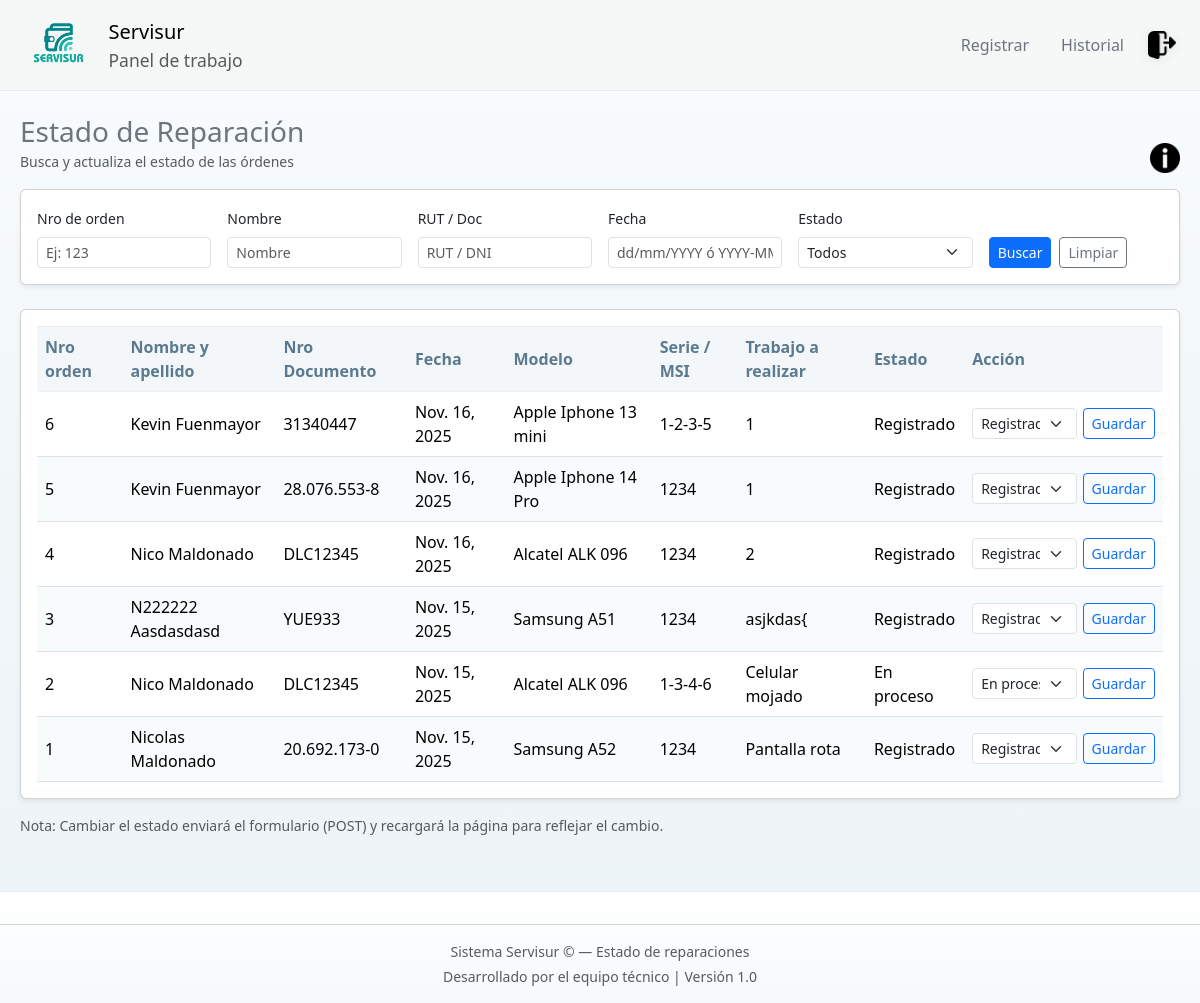
/estado/ (signed in), run on an earlier commit of the app's database.
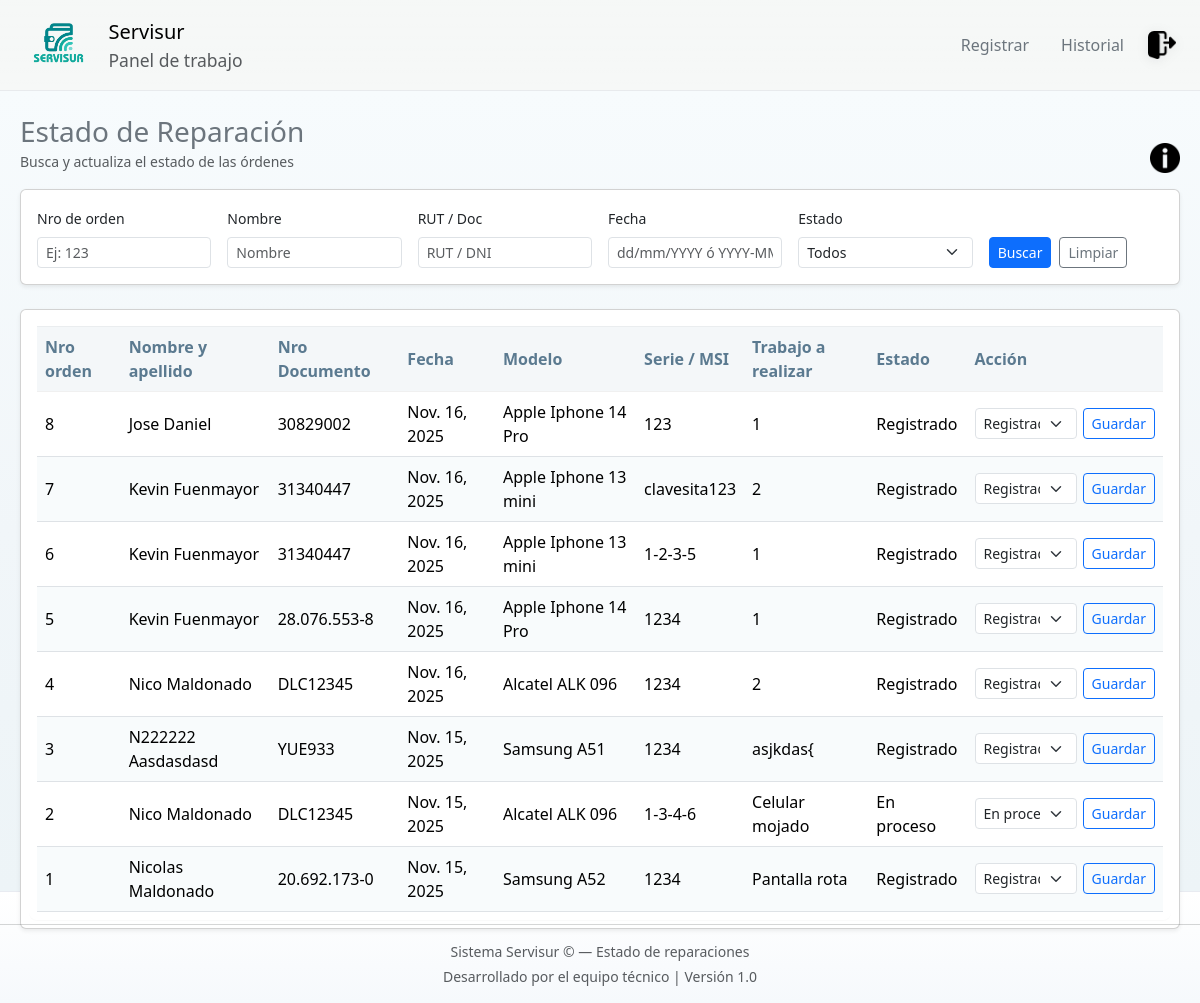
And on a later commit of the database.
### Base_Datos/models.py (models this page shows, shortened)
class Pedido(models.Model):
    ESTADOS = [
        ('REG', 'Registrado'),
        ('PRO', 'En proceso'),
        ('TER', 'Terminado'),
    ]
    N_Orden = models.AutoField(primary_key=True)
    Fecha = models.DateField()
    Coste = models.PositiveIntegerField()
    Abono = models.PositiveIntegerField()
    Restante = models.PositiveIntegerField(editable=False)
    Dispositivo = models.ForeignKey(Dispositivo, on_delete=models.SET_NULL, null=True, related_name="pedidos")
    Activo = models.BooleanField(default=True)
    Estado = models.CharField(max_length=3, choices=ESTADOS, default='REG')
    Observaciones = models.TextField(blank=True, null=True)
    Tipo_de_falla = models.ForeignKey(Tipo_Falla, on_delete=models.SET_NULL, null=True, related_name="pedidos")
    class Meta:
        verbose_name_plural = "Pedidos"

class Dispositivo(models.Model):
    PATRON_MATRIZ = [
        [1, 2, 3],
        [4, 5, 6],
        [7, 8, 9],
    ]
    METODOS_CHOICES = [
        ('PIN', 'PIN'),
        ('PASS', 'Contraseña'),
        ('PATRON', 'Patrón (matriz 3x3)'),
    ]
    modelo = models.ForeignKey(Modelo, on_delete=models.SET_NULL, null=True, related_name="dispositivos")
    Activo = models.BooleanField(default=True)
    rut = models.ForeignKey(Cliente, on_delete=models.SET_NULL, null=True, related_name="dispositivos")
    Metodo_Bloqueo = models.CharField(max_length=6, choices=METODOS_CHOICES, default='PASS')
    Codigo_Bloqueo = models.CharField(max_length=50, blank=True)
    class Meta:
        verbose_name_plural = "Dispositivos"

class Cliente(models.Model):
    ORIGEN_CHOICES = [
        ('NAC', 'Nacional'),
        ('EXT', 'Extranjero'),
    ]
    Origen = models.CharField(max_length=3, choices=ORIGEN_CHOICES, default='NAC')
    Nombre = models.CharField(max_length=20)
    Apellido = models.CharField(max_length=20)
    Numero_telefono = models.CharField(max_length=15, null=True, blank=True)
    Rut = models.CharField(max_length=50, null=True, blank=True)
    DocumentoExtranjero = models.CharField(max_length=50, null=True, blank=True)
    Activo = models.BooleanField(default=True)

class Modelo(models.Model):
    Modelo = models.CharField(max_length=50)
    Marca = models.ForeignKey(Marca, on_delete=models.CASCADE, related_name="modelos")
    class Meta:
        verbose_name_plural = "Modelos"
        constraints = [
            UniqueConstraint(Lower('Modelo'), 'Marca', name='unique_modelo_por_marca_ci')
        ]

class Marca(models.Model):
    Marca = models.CharField(max_length=100)
    class Meta:
        constraints = [
            UniqueConstraint(Lower('Marca'), name='unique_marca_ci')
        ]

class Tipo_Falla(models.Model):
    Falla = models.CharField(max_length=100, unique=True)

### Base_Datos/views.py (the view, shortened to what this page needs)
# urls.py: path('estado/', views.estado_reparacion_view, name='estado_reparacion'),
@login_required
@require_http_methods(["GET", "POST"])
def estado_reparacion_view(request):
    qs = Pedido.objects.select_related('Dispositivo__rut', 'Dispositivo__modelo__Marca').filter(Activo=True)
    orden = request.GET.get('orden', '').strip()
    fecha = request.GET.get('fecha', '').strip()
    doc = request.GET.get('doc', '').strip()
    nombre = request.GET.get('nombre', '').strip()
    estado = request.GET.get('estado', '').strip()
    if orden:
        if orden.isdigit():
            qs = qs.filter(N_Orden=int(orden))
        else:
            qs = qs.filter(N_Orden__icontains=orden)
    if doc:
        qs = qs.filter(
            models.Q(Dispositivo__rut__Rut__icontains=doc) |
            models.Q(Dispositivo__rut__DocumentoExtranjero__icontains=doc)
        )
    if nombre:
        qs = qs.filter(
            models.Q(Dispositivo__rut__Nombre__icontains=nombre) |
            models.Q(Dispositivo__rut__Apellido__icontains=nombre)
        )
    if estado:
        qs = qs.filter(Estado=estado)
    qs = qs.order_by('-Fecha', '-N_Orden')[:500]
    context = {
        'pedidos': qs,
        'filtros': {'orden': orden, 'fecha': fecha, 'doc': doc, 'nombre': nombre, 'estado': estado},
        'estado_choices': Pedido.ESTADOS,
    }
    return render(request, 'base_datos/Estado_reparacion.html', context)

### Base_Datos/templates/base_datos/Estado_reparacion.html (shortened to what this page needs)
{% extends "base_datos/base.html" %}
{% load static %}
{% block content %}
<link rel="stylesheet" href="{% static 'css/panel.css' %}">
<link href="https://cdn.jsdelivr.net/npm/bootstrap@5.3.3/dist/css/bootstrap.min.css" rel="stylesheet">
<div class="estado-page py-4">
  <div class="d-flex align-items-center justify-content-between mb-3">
    <div>
      <h3 class="mb-0 text-secondary"> Estado de Reparación</h3>
      <small class="text-muted">Busca y actualiza el estado de las órdenes</small>
    </div>
    <div>
       <div class="container mt-3">
<button type="button" class="btn btn-circle" data-bs-toggle="modal" data-bs-target="#myModal">
  <img src="{% static 'img/Er.png' %}" class="info-img">
</button>
</div>
    </div>
  </div>
  <form id="filtroForm" class="card mb-4 p-3 shadow-sm filtro-card" method="get" action="">
    <div class="row g-3">
      <div class="col-md-2">
        <label class="form-label small">Nro de orden</label>
        <input name="orden" id="f_orden" type="text" class="form-control form-control-sm" placeholder="Ej: 123" value="{{ filtros.orden }}">
      </div>
      <div class="col-md-2">
        <label class="form-label small">Nombre</label>
        <input name="nombre" id="f_nombre" type="text" class="form-control form-control-sm" placeholder="Nombre" value="{{ filtros.nombre }}">
      </div>
      <div class="col-md-2">
        <label class="form-label small">RUT / Doc</label>
        <input name="doc" id="f_doc" type="text" class="form-control form-control-sm" placeholder="RUT / DNI" value="{{ filtros.doc }}">
      </div>
      <div class="col-md-2">
        <label class="form-label small">Fecha</label>
        <input name="fecha" id="f_fecha" type="text" class="form-control form-control-sm" placeholder="dd/mm/YYYY ó YYYY-MM-DD" value="{{ filtros.fecha }}">
      </div>
      <div class="col-md-2">
        <label class="form-label small">Estado</label>
        <select name="estado" id="f_estado" class="form-select form-select-sm">
          <option value="">Todos</option>
        </select>
      </div>
      <div class="col-md-2 d-flex align-items-end">
        <button type="submit" class="btn btn-primary btn-sm me-2">Buscar</button>
        <a href="{% url 'estado_reparacion' %}" class="btn btn-outline-secondary btn-sm">Limpiar</a>
      </div>
    </div>
  </form>
  <div class="card shadow-sm p-2 tabla-card">
    <div class="table-responsive">
      <table id="tablaPedidos" class="table table-hover align-middle mb-0">
        <thead class="table-header">
          <tr>
            <th>Nro orden</th>
            <th>Nombre y apellido</th>
            <th>Nro Documento</th>
            <th>Fecha</th>
            <th>Modelo</th>
            <th>Serie / MSI</th>
            <th>Trabajo a realizar</th>
            <th>Estado</th>
            <th style="min-width:170px">Acción</th>
          </tr>
        </thead>
        <tbody>
          {% if pedidos %}
            {% for p in pedidos %}
              <tr data-orden="{{ p.N_Orden }}" data-estado="{{ p.Estado }}">
                <td class="td-orden">{{ p.N_Orden }}</td>
                <td class="td-nombre">
                  {% if p.Dispositivo and p.Dispositivo.rut %}
                    {{ p.Dispositivo.rut.Nombre }} {{ p.Dispositivo.rut.Apellido }}
                  {% else %}-{% endif %}
                </td>
                <td class="td-rut">
                  {% if p.Dispositivo and p.Dispositivo.rut %}
                  {% if p.Dispositivo.rut.Origen == "NAC" %}
                  {{ p.Dispositivo.rut.Rut }}
                  {% else %}
                  {{ p.Dispositivo.rut.DocumentoExtranjero }}
                  {% endif %}
                  {% else %}-{% endif %}
                </td>
                <td class="td-fecha">{{ p.Fecha }}</td>
                <td class="td-modelo">
                  {% if p.Dispositivo and p.Dispositivo.modelo %}
                    {{ p.Dispositivo.modelo.Marca.Marca }} {{ p.Dispositivo.modelo.Modelo }}
                  {% else %}-{% endif %}
                </td>
                <td class="td-serie">{{ p.Dispositivo.Codigo_Bloqueo|default:"-" }}</td>
                <td class="td-trabajo">{% if p.Tipo_de_falla %}{{ p.Tipo_de_falla.Falla }}{% else %}-{% endif %}</td>
                <td class="td-estado">
                  {% for code,label in estado_choices %}
                    {% if p.Estado == code %}{{ label }}{% endif %}
                  {% endfor %}
                </td>
                <td>
                  <form method="post" class="d-flex align-items-center" style="gap:6px;">
                    <select name="nuevo_estado" class="form-select form-select-sm">
                      {% for code,label in estado_choices %}
                        <option value="{{ code }}" {% if p.Estado == code %}selected{% endif %}>{{ label }}</option>
                      {% endfor %}
                    </select>
                    <button type="submit" class="btn btn-sm btn-outline-primary">Guardar</button>
                  </form>
                </td>
              </tr>
            {% endfor %}
          {% else %}
            <tr><td colspan="9" class="text-center text-muted">No hay registros que mostrar.</td></tr>
          {% endif %}
        </tbody>
      </table>
    </div>
  </div>
  <div class="mt-3 text-muted small">Nota: Cambiar el estado enviará el formulario (POST) y recargará la página para reflejar el cambio.</div>
</div>
<footer class="mt-auto text-center small text-muted">
  <hr />
  <p class="mb-1">Sistema Servisur &copy; {{ now|date:"Y" }} — Estado de reparaciones</p>
  <p class="mb-0">Desarrollado por el equipo técnico | Versión 1.0</p>
</footer>
{% endblock %}

### Base_Datos/templates/base_datos/base.html (shortened to what this page needs)
<!DOCTYPE html>
<html lang="es">
  <head>
    {% load static %}
    <link
      href="https://cdn.jsdelivr.net/npm/bootstrap@5.3.0/dist/css/bootstrap.min.css"
      rel="stylesheet"
    />
    <link
      href="https://cdn.jsdelivr.net/npm/bootstrap-icons@1.10.5/font/bootstrap-icons.css"
      rel="stylesheet"
    />
    <link rel="stylesheet" href="{% static 'css/panel.css' %}" />
  </head>
  <body>
    <nav class="navbar navbar-expand-lg header-custom px-4">
      <a class="navbar-brand d-flex align-items-center gap-3" href="/">
        <img
          src="{% static 'logo_servisur1.png' %}"
          alt="Servisur"
          height="64"
          class="header-logo"
        />
        <div class="d-none d-sm-block">
          <span class="h5 mb-0">Servisur</span>
          <small class="d-block text-muted">Panel de trabajo</small>
        </div>
      </a>
      <div class="ms-auto d-flex align-items-center gap-3">
        <a
          href="{% url 'registrar_reparacion' %}"
          class="nav-link medium text-secondary"
          >Registrar</a
        >
        <a
          href="{% url 'consultar_historial' %}"
          class="nav-link medium text-secondary"
          >Historial</a
        >
        <a href="{% url 'logout' %}" class="btn-logout" title="Cerrar sesión">
          <img
            src="{% static 'Log_out.png' %}"
            alt="Cerrar sesión"
            height="28"
          />
        </a>
      </div>
    </nav>
    {% block content %}{% endblock %}
  </body>
</html>

### static/css/panel.css (style rules this page uses)
html, body { height: 100%; }
body { display: flex; flex-direction: column; background: linear-gradient(180deg, var(--bg-1), var(--bg-2)); color: #0f1724; font-family: "Segoe UI", sans-serif; margin: 0; padding: 0; -webkit-font-smoothing: antialiased; -moz-osx-font-smoothing: grayscale; }
main, .container { flex: 1; }
footer { text-align: center; padding: 1rem 0; font-size: 0.85rem; color: var(--muted); background: linear-gradient(180deg, #ffffff, #f6f9fc); border-top: 1px solid rgba(11, 28, 70, 0.06); }
.card, .info-card, .action-card, .hover-card, .ticket-info { border-radius: 10px; background: linear-gradient(180deg, var(--card-bg-start), var(--card-bg-end)); transition: transform 0.25s ease, box-shadow 0.25s ease, background-color 0.25s ease; -webkit-backface-visibility: hidden; backface-visibility: hidden; }
.info-img { width: 96px; height: 72px; object-fit: cover; display: block; }
.text-muted { color: var(--muted) !important; }
.small { font-size: 0.85rem; }
.container { max-width: 1100px; }
.header-custom { background: linear-gradient( 180deg, rgba(255, 255, 255, 0.03), rgba(255, 255, 255, 0) ); backdrop-filter: blur(6px); -webkit-backdrop-filter: blur(6px); border-bottom: 1px solid rgba(11, 28, 70, 0.06); padding-top: 0.5rem; padding-bottom: 0.5rem; align-items: center; }
.header-logo { max-height: 64px; object-fit: contain; display: block; }
.header-custom .nav-link { color: rgba(15, 23, 36, 0.65); padding: 0.25rem 0.5rem; }
.btn-logout img { transition: transform 0.18s ease, filter 0.18s ease; filter: drop-shadow(0 2px 6px rgba(2, 12, 27, 0.08)); border-radius: 6px; }
:root { --accent-1: #5b7a90; --accent-2: #f4f7f9; --accent-3: #8aa0b3; --muted-text: #5a6b74; --btn-primary-bg: #4b6a80; --btn-primary-hover: #405a6d; --btn-outline-bg: transparent; --btn-outline-border: #7d98ab; --row-alt: #f8fbfc; }
.table { color: var(--muted-text); background-color: transparent; }
.table thead th { background-color: var(--accent-2); color: var(--accent-1); border-bottom: 1px solid rgba(0,0,0,0.06); font-weight: 600; }
.table tbody tr { background-color: transparent; }
.table tbody tr:nth-child(even) td { background-color: var(--row-alt); }
.table td, .table th { vertical-align: middle; border-top: 1px solid rgba(0,0,0,0.04); }
.table-responsive { border-radius: 8px; overflow: auto; background-color: #ffffff; box-shadow: 0 1px 0 rgba(19,32,38,0.02); padding: 8px; }
.btn-primary { background-color: var(--btn-primary-bg); border-color: transparent; color: #fff; box-shadow: none; transition: background-color .12s ease, transform .06s ease; }
.btn-outline-secondary { background: var(--btn-outline-bg); color: var(--accent-1); border: 1px solid var(--btn-outline-border); }
.btn-sm { padding: .28rem .5rem; font-size: .82rem; }
.card, .card p, .card .form-control { background-color: #fff; color: var(--muted-text); }
.header-custom { background-color: #f6f8f7; color: #ffffff; }
.header-custom .nav-link { color: #e2e8f0; transition: color .2s ease; }
.estado-page { background: linear-gradient(180deg, #f7fbfd 0%, #f1f6f9 55%, #edf4f7 100%); min-height: 100vh; padding: 20px; }
.filtro-card { border-radius: 10px; background-color: #ffffff; }
.tabla-card { border-radius: 10px; background-color: #ffffff; }
.table-header th { background-color: #e9f0f5; color: #4b6a80; font-weight: 600; }
.table tbody tr:nth-child(even) { background-color: #f9fbfc; }
.btn-primary { background-color: #4b6a80; border: none; }
.btn-outline-secondary { border-color: #7d98ab; color: #4b6a80; }
.btn-circle { background: transparent !important; border: none !important; border-radius: 50%; padding: 4px; width: 30px; height: 30px; display: flex; align-items: center; justify-content: center; box-shadow: none; }
.btn-circle .info-img { width: 30px; height: 30px; object-fit: contain; }

What changed in the data, as far as the page shows it:
added Pedido: N_Orden "8", Dispositivo.rut.Nombre "Jose", Dispositivo.rut.Apellido "Daniel", Dispositivo.rut.DocumentoExtranjero "30829002", Fecha "Nov. 16, 2025", Dispositivo.modelo.Marca.Marca "Apple", Dispositivo.modelo.Modelo "Iphone 14 Pro", Dispositivo.Codigo_Bloqueo "123", Tipo_de_falla.Falla "1", estado_choices "Registrado", nuevo_estado "Registrado"
added Pedido: N_Orden "7", Dispositivo.rut.Nombre "Kevin", Dispositivo.rut.Apellido "Fuenmayor", Dispositivo.rut.DocumentoExtranjero "31340447", Fecha "Nov. 16, 2025", Dispositivo.modelo.Marca.Marca "Apple", Dispositivo.modelo.Modelo "Iphone 13 mini", Dispositivo.Codigo_Bloqueo "clavesita123", Tipo_de_falla.Falla "2", estado_choices "Registrado", nuevo_estado "Registrado"
